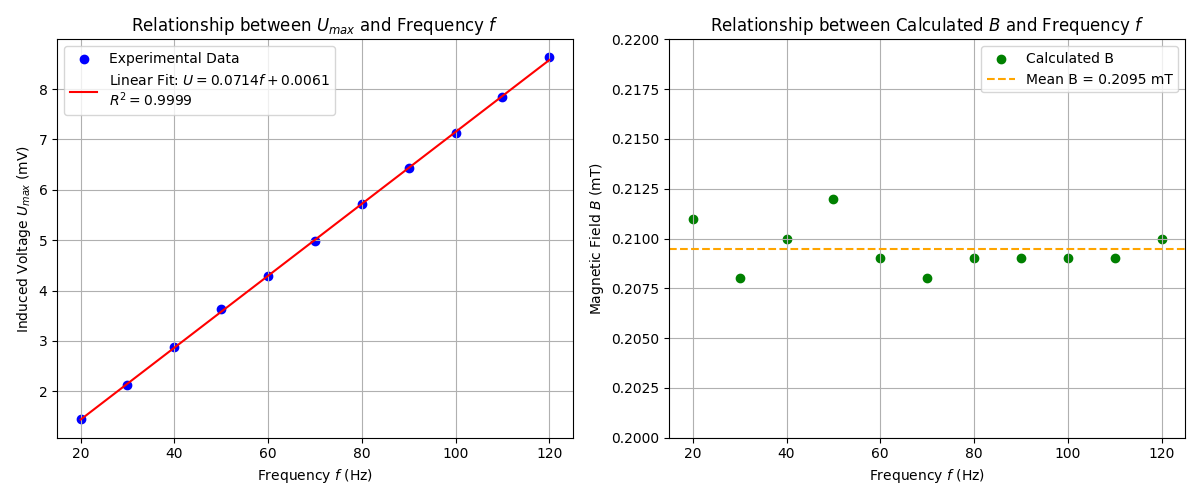

Python code for this plot:
import matplotlib.pyplot as plt
import numpy as np
from scipy import stats
import os

# Data
f = np.array([20, 30, 40, 50, 60, 70, 80, 90, 100, 110, 120])
U_max = np.array([1.44, 2.13, 2.87, 3.63, 4.29, 4.98, 5.71, 6.43, 7.13, 7.84, 8.63])
B = np.array([0.211, 0.208, 0.210, 0.212, 0.209, 0.208, 0.209, 0.209, 0.209, 0.209, 0.210])

# Linear Regression for U_max vs f
slope, intercept, r_value, p_value, std_err = stats.linregress(f, U_max)
line_U = slope * f + intercept

# Plotting
fig, (ax1, ax2) = plt.subplots(1, 2, figsize=(12, 5))

# Plot 1: U_max vs f
ax1.scatter(f, U_max, color='blue', label='Experimental Data')
ax1.plot(f, line_U, color='red', label=f'Linear Fit: $U={slope:.4f}f + {intercept:.4f}$\n$R^2={r_value**2:.4f}$')
ax1.set_xlabel(r'Frequency $f$ (Hz)')
ax1.set_ylabel(r'Induced Voltage $U_{max}$ (mV)')
ax1.set_title(r'Relationship between $U_{max}$ and Frequency $f$')
ax1.legend()
ax1.grid(True)

# Plot 2: B vs f
mean_B = np.mean(B)
ax2.scatter(f, B, color='green', label='Calculated B')
ax2.axhline(y=mean_B, color='orange', linestyle='--', label=f'Mean B = {mean_B:.4f} mT')
ax2.set_xlabel(r'Frequency $f$ (Hz)')
ax2.set_ylabel(r'Magnetic Field $B$ (mT)')
ax2.set_title(r'Relationship between Calculated $B$ and Frequency $f$')
ax2.legend()
ax2.grid(True)
ax2.set_ylim(0.20, 0.22)

plt.tight_layout()

# Save plot
output_dir = r'c:\Personal Profie\Profile\UCAS\t-Sophomore\S1 new\Nomal Physics Experiments\dsh\todo1 Measurement of Magnetic Field'
output_path = os.path.join(output_dir, 'plot_frequency_effect.png')
plt.savefig(output_path)

print(f"Plot saved to {output_path}")
print(f"Slope (U vs f): {slope}")
print(f"Intercept (U vs f): {intercept}")
print(f"R-squared: {r_value**2}")
print(f"Mean B: {mean_B}")
print(f"Std B: {np.std(B)}")
